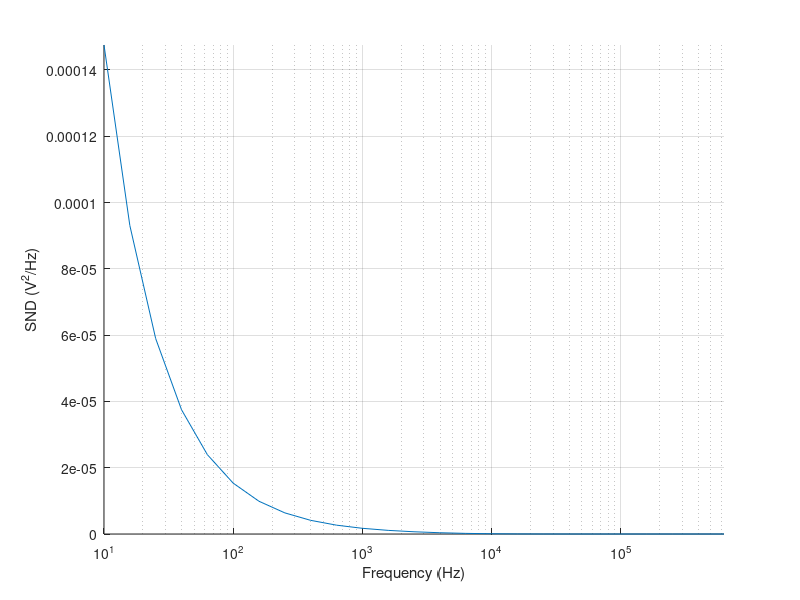

MATLAB code to generate this figure:
clear all; close all; clc;

%% Read data from CSV in the same folder
M = csvread('ac_noise.csv',1,0);
freq = M(:,1);
snd = M(:,2);

index = find(freq >= 10 & freq <= 1000000);
freq = freq(index);
snd = snd(index);

%% Generate plot
hold on;
plot(freq,snd);
xlabel('Frequency (Hz)');
ylabel('SND (V^2/Hz)');
axis([min(freq),max(freq),0,max(snd)]);
set(gca,'xscale','log');
grid on;

saveas(gcf,'ac_noise.eps','epsc');
